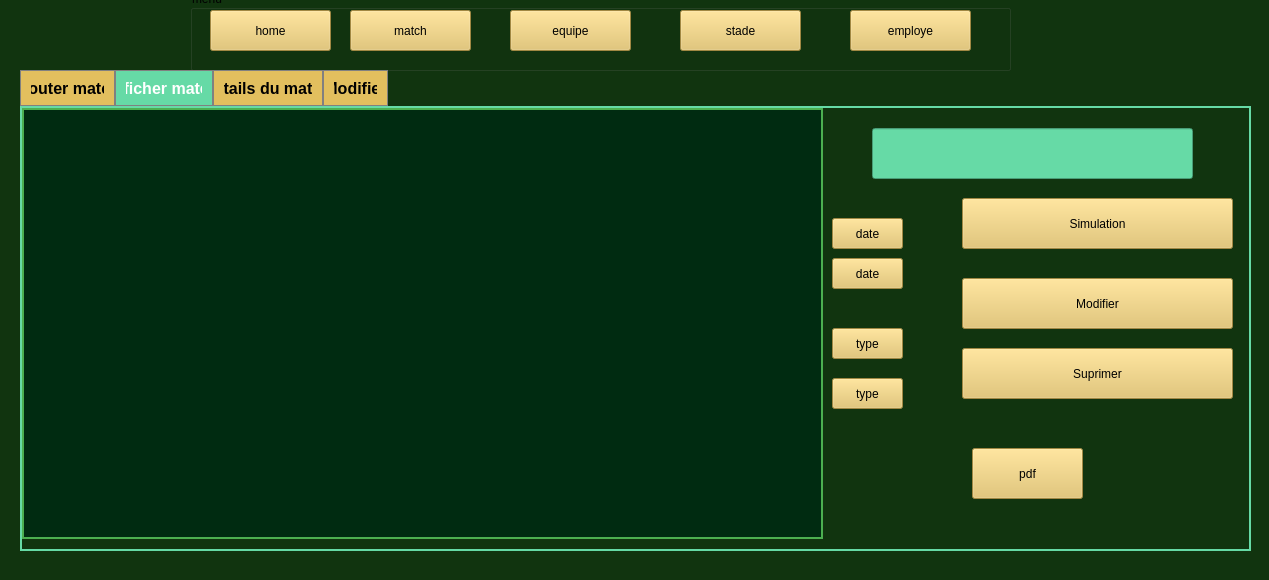
<?xml version="1.0" encoding="UTF-8"?>
<ui version="4.0">
 <class>Match</class>
 <widget class="QMainWindow" name="Match">
  <property name="geometry">
   <rect>
    <x>0</x>
    <y>0</y>
    <width>1269</width>
    <height>580</height>
   </rect>
  </property>
  <property name="windowTitle">
   <string>Match</string>
  </property>
  <property name="styleSheet">
   <string notr="true">background-color: rgb(17, 52, 15);</string>
  </property>
  <widget class="QWidget" name="centralwidget">
   <widget class="QGroupBox" name="groupBox">
    <property name="geometry">
     <rect>
      <x>190</x>
      <y>-10</y>
      <width>821</width>
      <height>81</height>
     </rect>
    </property>
    <property name="styleSheet">
     <string notr="true"/>
    </property>
    <property name="title">
     <string>menu</string>
    </property>
    <widget class="QPushButton" name="pushButton">
     <property name="geometry">
      <rect>
       <x>20</x>
       <y>20</y>
       <width>121</width>
       <height>41</height>
      </rect>
     </property>
     <property name="styleSheet">
      <string notr="true">background-color: rgb(226, 191, 94);
color: rgb(0, 0, 0);
font: 600 11pt &quot;Segoe UI&quot;;
selection-background-color: rgb(227, 172, 7);</string>
     </property>
     <property name="text">
      <string>home</string>
     </property>
    </widget>
    <widget class="QPushButton" name="pushButton_3">
     <property name="geometry">
      <rect>
       <x>160</x>
       <y>20</y>
       <width>121</width>
       <height>41</height>
      </rect>
     </property>
     <property name="styleSheet">
      <string notr="true">background-color: rgb(226, 191, 94);
color: rgb(0, 0, 0);
font: 600 11pt &quot;Segoe UI&quot;;
selection-background-color: rgb(227, 172, 7);</string>
     </property>
     <property name="text">
      <string>match</string>
     </property>
    </widget>
    <widget class="QPushButton" name="pushButton_4">
     <property name="geometry">
      <rect>
       <x>320</x>
       <y>20</y>
       <width>121</width>
       <height>41</height>
      </rect>
     </property>
     <property name="styleSheet">
      <string notr="true">background-color: rgb(226, 191, 94);
color: rgb(0, 0, 0);
font: 600 11pt &quot;Segoe UI&quot;;
selection-background-color: rgb(227, 172, 7);</string>
     </property>
     <property name="text">
      <string>equipe</string>
     </property>
    </widget>
    <widget class="QPushButton" name="pushButton_5">
     <property name="geometry">
      <rect>
       <x>490</x>
       <y>20</y>
       <width>121</width>
       <height>41</height>
      </rect>
     </property>
     <property name="styleSheet">
      <string notr="true">background-color: rgb(226, 191, 94);
color: rgb(0, 0, 0);
font: 600 11pt &quot;Segoe UI&quot;;
selection-background-color: rgb(227, 172, 7);</string>
     </property>
     <property name="text">
      <string>stade</string>
     </property>
    </widget>
    <widget class="QPushButton" name="pushButton_6">
     <property name="geometry">
      <rect>
       <x>660</x>
       <y>20</y>
       <width>121</width>
       <height>41</height>
      </rect>
     </property>
     <property name="styleSheet">
      <string notr="true">background-color: rgb(226, 191, 94);
color: rgb(0, 0, 0);
font: 600 11pt &quot;Segoe UI&quot;;
selection-background-color: rgb(227, 172, 7);</string>
     </property>
     <property name="text">
      <string>employe</string>
     </property>
    </widget>
   </widget>
   <widget class="QLabel" name="label_9">
    <property name="geometry">
     <rect>
      <x>30</x>
      <y>-10</y>
      <width>141</width>
      <height>81</height>
     </rect>
    </property>
    <property name="styleSheet">
     <string notr="true">border-image: url(:/logo/assetes/logo/logo_app.png);

</string>
    </property>
    <property name="text">
     <string/>
    </property>
    <property name="pixmap">
     <pixmap>assetes/logo/logo_app.png</pixmap>
    </property>
    <property name="scaledContents">
     <bool>true</bool>
    </property>
   </widget>
   <widget class="QTabWidget" name="tabWidget">
    <property name="geometry">
     <rect>
      <x>20</x>
      <y>70</y>
      <width>1231</width>
      <height>481</height>
     </rect>
    </property>
    <property name="styleSheet">
     <string notr="true">QTabWidget::pane {
	font: 600 10pt &quot;Segoe UI&quot;;
    border: 2px solid  rgb(102, 218, 166); /* Green border */
    background: #F0F0F0;
}

QTabBar::tab {
    background-color: rgb(226, 191, 94);
    color: black;
    padding: 10px;
    border: 1px solid gray;
 font-size: 16px;
    font-weight: bold;
}

QTabBar::tab:selected {
background-color: rgb(102, 218, 166);
    color: white;
    font-weight: bold;
}

QTabBar::tab:hover {
    background: #FF9800; /* Orange when hovered */
    color: white;
}
</string>
    </property>
    <property name="currentIndex">
     <number>1</number>
    </property>
    <widget class="QWidget" name="tab_3">
     <attribute name="title">
      <string>ajouter match</string>
     </attribute>
     <widget class="QGroupBox" name="groupBox_2">
      <property name="geometry">
       <rect>
        <x>10</x>
        <y>0</y>
        <width>1211</width>
        <height>421</height>
       </rect>
      </property>
      <property name="title">
       <string>ajout match</string>
      </property>
      <widget class="QLabel" name="label_7">
       <property name="geometry">
        <rect>
         <x>130</x>
         <y>110</y>
         <width>191</width>
         <height>41</height>
        </rect>
       </property>
       <property name="styleSheet">
        <string notr="true">background-color: rgb(99, 99, 99);
font: 14pt &quot;Trebuchet MS&quot;;
color: rgb(255, 255, 255);</string>
       </property>
       <property name="text">
        <string>&lt;html&gt;&lt;head/&gt;&lt;body&gt;&lt;p align=&quot;center&quot;&gt;date&lt;/p&gt;&lt;/body&gt;&lt;/html&gt;</string>
       </property>
      </widget>
      <widget class="QLabel" name="label_8">
       <property name="geometry">
        <rect>
         <x>130</x>
         <y>160</y>
         <width>191</width>
         <height>41</height>
        </rect>
       </property>
       <property name="styleSheet">
        <string notr="true">background-color: rgb(99, 99, 99);
font: 14pt &quot;Trebuchet MS&quot;;
color: rgb(255, 255, 255);</string>
       </property>
       <property name="text">
        <string>&lt;html&gt;&lt;head/&gt;&lt;body&gt;&lt;p align=&quot;center&quot;&gt;equipe 1&lt;/p&gt;&lt;/body&gt;&lt;/html&gt;</string>
       </property>
      </widget>
      <widget class="QLabel" name="label_11">
       <property name="geometry">
        <rect>
         <x>130</x>
         <y>210</y>
         <width>191</width>
         <height>41</height>
        </rect>
       </property>
       <property name="styleSheet">
        <string notr="true">background-color: rgb(99, 99, 99);
font: 14pt &quot;Trebuchet MS&quot;;
color: rgb(255, 255, 255);</string>
       </property>
       <property name="text">
        <string>&lt;html&gt;&lt;head/&gt;&lt;body&gt;&lt;p align=&quot;center&quot;&gt;equipe 2&lt;/p&gt;&lt;/body&gt;&lt;/html&gt;</string>
       </property>
      </widget>
      <widget class="QLabel" name="label_12">
       <property name="geometry">
        <rect>
         <x>660</x>
         <y>170</y>
         <width>191</width>
         <height>41</height>
        </rect>
       </property>
       <property name="styleSheet">
        <string notr="true">background-color: rgb(99, 99, 99);
font: 14pt &quot;Trebuchet MS&quot;;
color: rgb(255, 255, 255);</string>
       </property>
       <property name="text">
        <string>&lt;html&gt;&lt;head/&gt;&lt;body&gt;&lt;p align=&quot;center&quot;&gt;type du match&lt;/p&gt;&lt;/body&gt;&lt;/html&gt;</string>
       </property>
      </widget>
      <widget class="QLabel" name="label_13">
       <property name="geometry">
        <rect>
         <x>380</x>
         <y>20</y>
         <width>461</width>
         <height>41</height>
        </rect>
       </property>
       <property name="styleSheet">
        <string notr="true">background-color: rgb(24, 168, 132);
font: 14pt &quot;Trebuchet MS&quot;;
color: rgb(255, 255, 255);</string>
       </property>
       <property name="text">
        <string>&lt;html&gt;&lt;head/&gt;&lt;body&gt;&lt;p align=&quot;center&quot;&gt; ajouter match&lt;/p&gt;&lt;/body&gt;&lt;/html&gt;</string>
       </property>
      </widget>
      <widget class="QDateEdit" name="dateEdit">
       <property name="geometry">
        <rect>
         <x>360</x>
         <y>110</y>
         <width>191</width>
         <height>41</height>
        </rect>
       </property>
       <property name="styleSheet">
        <string notr="true">background-color: rgb(24, 168, 132);
color: rgb(255, 255, 255);
font: 700 13pt &quot;Segoe UI&quot;;
qproperty-alignment: 'AlignCenter';</string>
       </property>
      </widget>
      <widget class="QComboBox" name="equip1_ajout">
       <property name="geometry">
        <rect>
         <x>360</x>
         <y>160</y>
         <width>191</width>
         <height>41</height>
        </rect>
       </property>
       <property name="styleSheet">
        <string notr="true">background-color: rgb(24, 168, 132);
color: rgb(255, 255, 255);
font: 700 13pt &quot;Segoe UI&quot;;
</string>
       </property>
      </widget>
      <widget class="QComboBox" name="equip2_ajout">
       <property name="geometry">
        <rect>
         <x>360</x>
         <y>210</y>
         <width>191</width>
         <height>41</height>
        </rect>
       </property>
       <property name="styleSheet">
        <string notr="true">background-color: rgb(24, 168, 132);
color: rgb(255, 255, 255);
font: 700 13pt &quot;Segoe UI&quot;;
</string>
       </property>
      </widget>
      <widget class="QComboBox" name="type_ajout">
       <property name="geometry">
        <rect>
         <x>870</x>
         <y>170</y>
         <width>191</width>
         <height>41</height>
        </rect>
       </property>
       <property name="styleSheet">
        <string notr="true">background-color: rgb(24, 168, 132);
color: rgb(255, 255, 255);
font: 700 13pt &quot;Segoe UI&quot;;
</string>
       </property>
       <item>
        <property name="text">
         <string>Champions League</string>
        </property>
       </item>
       <item>
        <property name="text">
         <string>Ligue</string>
        </property>
       </item>
       <item>
        <property name="text">
         <string>Amical</string>
        </property>
       </item>
      </widget>
      <widget class="QPushButton" name="bt_ajouter">
       <property name="geometry">
        <rect>
         <x>540</x>
         <y>320</y>
         <width>201</width>
         <height>51</height>
        </rect>
       </property>
       <property name="styleSheet">
        <string notr="true">background-color: rgb(226, 191, 94);
color: rgb(0, 0, 0);
font: 600 11pt &quot;Segoe UI&quot;;
selection-background-color: rgb(227, 172, 7);</string>
       </property>
       <property name="text">
        <string>ajouter</string>
       </property>
      </widget>
      <widget class="QLabel" name="label_14">
       <property name="geometry">
        <rect>
         <x>660</x>
         <y>110</y>
         <width>191</width>
         <height>41</height>
        </rect>
       </property>
       <property name="styleSheet">
        <string notr="true">background-color: rgb(99, 99, 99);
font: 14pt &quot;Trebuchet MS&quot;;
color: rgb(255, 255, 255);</string>
       </property>
       <property name="text">
        <string>&lt;html&gt;&lt;head/&gt;&lt;body&gt;&lt;p align=&quot;center&quot;&gt;Stade&lt;/p&gt;&lt;/body&gt;&lt;/html&gt;</string>
       </property>
      </widget>
      <widget class="QComboBox" name="stad_ajout">
       <property name="geometry">
        <rect>
         <x>870</x>
         <y>110</y>
         <width>191</width>
         <height>41</height>
        </rect>
       </property>
       <property name="styleSheet">
        <string notr="true">background-color: rgb(24, 168, 132);
color: rgb(255, 255, 255);
font: 700 13pt &quot;Segoe UI&quot;;
</string>
       </property>
      </widget>
     </widget>
    </widget>
    <widget class="QWidget" name="tab_2">
     <attribute name="title">
      <string>afficher match</string>
     </attribute>
     <widget class="QTableView" name="tab_match">
      <property name="geometry">
       <rect>
        <x>0</x>
        <y>0</y>
        <width>801</width>
        <height>431</height>
       </rect>
      </property>
      <property name="whatsThis">
       <string>&lt;html&gt;&lt;head/&gt;&lt;body&gt;&lt;p align=&quot;center&quot;&gt;&lt;br/&gt;&lt;/p&gt;&lt;/body&gt;&lt;/html&gt;</string>
      </property>
      <property name="styleSheet">
       <string notr="true">QTableView {
    background-color: #002b11;
    color: #ffffff;
    font-size: 16px;
    font-family: &quot;Segoe UI&quot;, sans-serif;
    border: 2px solid #4CAF50;
    gridline-color: #4CAF50;
    selection-background-color: #28a745;
    selection-color: white;
    alternate-background-color: #144d29;
}

QTableView::item {
    padding: 8px;
    border-bottom: 1px solid #3e8e41;
}

QTableView::item:hover {
    background-color: #66ff99;
    color: #000;
}

QTableView::item:selected {
    background-color: #28a745;
    color: white;
}

QHeaderView::section {
    background-color: #a3f7bf;
    color: #003300;
    padding: 7px;
    font-size: 18px;
    font-weight: bold;
    border: 1px solid #388E3C;
    text-align: center;
}</string>
      </property>
      <property name="lineWidth">
       <number>1</number>
      </property>
      <attribute name="horizontalHeaderMinimumSectionSize">
       <number>150</number>
      </attribute>
      <attribute name="horizontalHeaderStretchLastSection">
       <bool>true</bool>
      </attribute>
     </widget>
     <widget class="QPushButton" name="bt_simulation">
      <property name="geometry">
       <rect>
        <x>940</x>
        <y>90</y>
        <width>271</width>
        <height>51</height>
       </rect>
      </property>
      <property name="styleSheet">
       <string notr="true">background-color: rgb(226, 191, 94);
color: rgb(0, 0, 0);
font: 600 11pt &quot;Segoe UI&quot;;
selection-background-color: rgb(227, 172, 7);</string>
      </property>
      <property name="text">
       <string>Simulation</string>
      </property>
     </widget>
     <widget class="QLineEdit" name="recherch">
      <property name="geometry">
       <rect>
        <x>850</x>
        <y>20</y>
        <width>321</width>
        <height>51</height>
       </rect>
      </property>
      <property name="styleSheet">
       <string notr="true">background-color: rgb(102, 218, 166);
font: 600 12pt &quot;Segoe UI&quot;;
color: rgb(255, 255, 255);</string>
      </property>
     </widget>
     <widget class="QPushButton" name="bt_modifier">
      <property name="geometry">
       <rect>
        <x>940</x>
        <y>170</y>
        <width>271</width>
        <height>51</height>
       </rect>
      </property>
      <property name="styleSheet">
       <string notr="true">background-color: rgb(226, 191, 94);
color: rgb(0, 0, 0);
font: 600 11pt &quot;Segoe UI&quot;;
selection-background-color: rgb(227, 172, 7);</string>
      </property>
      <property name="text">
       <string>Modifier</string>
      </property>
     </widget>
     <widget class="QPushButton" name="bt_supprimer">
      <property name="geometry">
       <rect>
        <x>940</x>
        <y>240</y>
        <width>271</width>
        <height>51</height>
       </rect>
      </property>
      <property name="styleSheet">
       <string notr="true">background-color: rgb(226, 191, 94);
color: rgb(0, 0, 0);
font: 600 11pt &quot;Segoe UI&quot;;
selection-background-color: rgb(227, 172, 7);</string>
      </property>
      <property name="text">
       <string>Suprimer</string>
      </property>
     </widget>
     <widget class="QPushButton" name="bt_tri">
      <property name="geometry">
       <rect>
        <x>810</x>
        <y>110</y>
        <width>71</width>
        <height>31</height>
       </rect>
      </property>
      <property name="styleSheet">
       <string notr="true">background-color: rgb(226, 191, 94);
color: rgb(0, 0, 0);
font: 600 11pt &quot;Segoe UI&quot;;
selection-background-color: rgb(227, 172, 7);</string>
      </property>
      <property name="text">
       <string>date</string>
      </property>
      <property name="icon">
       <iconset theme="QIcon::ThemeIcon::GoUp"/>
      </property>
     </widget>
     <widget class="QPushButton" name="bt_tri_2">
      <property name="geometry">
       <rect>
        <x>810</x>
        <y>220</y>
        <width>71</width>
        <height>31</height>
       </rect>
      </property>
      <property name="styleSheet">
       <string notr="true">background-color: rgb(226, 191, 94);
color: rgb(0, 0, 0);
font: 600 11pt &quot;Segoe UI&quot;;
selection-background-color: rgb(227, 172, 7);</string>
      </property>
      <property name="text">
       <string>type</string>
      </property>
      <property name="icon">
       <iconset theme="QIcon::ThemeIcon::GoUp"/>
      </property>
     </widget>
     <widget class="QPushButton" name="bt_pdf">
      <property name="geometry">
       <rect>
        <x>950</x>
        <y>340</y>
        <width>111</width>
        <height>51</height>
       </rect>
      </property>
      <property name="styleSheet">
       <string notr="true">background-color: rgb(226, 191, 94);
color: rgb(0, 0, 0);
font: 600 11pt &quot;Segoe UI&quot;;
selection-background-color: rgb(227, 172, 7);</string>
      </property>
      <property name="text">
       <string>pdf</string>
      </property>
     </widget>
     <widget class="QPushButton" name="bt_tri_type_dec">
      <property name="geometry">
       <rect>
        <x>810</x>
        <y>270</y>
        <width>71</width>
        <height>31</height>
       </rect>
      </property>
      <property name="styleSheet">
       <string notr="true">background-color: rgb(226, 191, 94);
color: rgb(0, 0, 0);
font: 600 11pt &quot;Segoe UI&quot;;
selection-background-color: rgb(227, 172, 7);</string>
      </property>
      <property name="text">
       <string>type</string>
      </property>
      <property name="icon">
       <iconset theme="QIcon::ThemeIcon::GoDown"/>
      </property>
     </widget>
     <widget class="QPushButton" name="bt_tri_date_dec">
      <property name="geometry">
       <rect>
        <x>810</x>
        <y>150</y>
        <width>71</width>
        <height>31</height>
       </rect>
      </property>
      <property name="styleSheet">
       <string notr="true">background-color: rgb(226, 191, 94);
color: rgb(0, 0, 0);
font: 600 11pt &quot;Segoe UI&quot;;
selection-background-color: rgb(227, 172, 7);</string>
      </property>
      <property name="text">
       <string>date</string>
      </property>
      <property name="icon">
       <iconset theme="QIcon::ThemeIcon::GoDown"/>
      </property>
     </widget>
    </widget>
    <widget class="QWidget" name="tab">
     <attribute name="title">
      <string>details du match</string>
     </attribute>
     <widget class="QGroupBox" name="groupBox_3">
      <property name="geometry">
       <rect>
        <x>0</x>
        <y>0</y>
        <width>411</width>
        <height>421</height>
       </rect>
      </property>
      <property name="title">
       <string>contenue</string>
      </property>
      <widget class="QLabel" name="lab_equip">
       <property name="geometry">
        <rect>
         <x>20</x>
         <y>20</y>
         <width>371</width>
         <height>51</height>
        </rect>
       </property>
       <property name="whatsThis">
        <string>&lt;html&gt;&lt;head/&gt;&lt;body&gt;&lt;p align=&quot;center&quot;&gt;&lt;br/&gt;&lt;/p&gt;&lt;/body&gt;&lt;/html&gt;</string>
       </property>
       <property name="styleSheet">
        <string notr="true">background-color: rgb(249, 202, 101);
color: rgb(0, 0, 0);
font: 700 12pt &quot;Segoe UI&quot;;
qproperty-alignment: 'AlignCenter';
</string>
       </property>
       <property name="text">
        <string>&lt;html&gt;&lt;head/&gt;&lt;body&gt;&lt;p align=&quot;center&quot;&gt;&lt;br/&gt;&lt;/p&gt;&lt;/body&gt;&lt;/html&gt;</string>
       </property>
      </widget>
      <widget class="QLabel" name="lab_score">
       <property name="geometry">
        <rect>
         <x>20</x>
         <y>80</y>
         <width>371</width>
         <height>51</height>
        </rect>
       </property>
       <property name="styleSheet">
        <string notr="true">background-color: rgb(249, 202, 101);
color: rgb(0, 0, 0);
font: 700 12pt &quot;Segoe UI&quot;;
qproperty-alignment: 'AlignCenter';
</string>
       </property>
       <property name="text">
        <string>&lt;html&gt;&lt;head/&gt;&lt;body&gt;&lt;p align=&quot;center&quot;&gt;&lt;br/&gt;&lt;/p&gt;&lt;/body&gt;&lt;/html&gt;</string>
       </property>
      </widget>
      <widget class="QLabel" name="lab_stad">
       <property name="geometry">
        <rect>
         <x>20</x>
         <y>140</y>
         <width>371</width>
         <height>51</height>
        </rect>
       </property>
       <property name="styleSheet">
        <string notr="true">background-color: rgb(249, 202, 101);
color: rgb(0, 0, 0);
font: 700 12pt &quot;Segoe UI&quot;;
qproperty-alignment: 'AlignCenter';
</string>
       </property>
       <property name="text">
        <string>&lt;html&gt;&lt;head/&gt;&lt;body&gt;&lt;p align=&quot;center&quot;&gt;&lt;br/&gt;&lt;/p&gt;&lt;/body&gt;&lt;/html&gt;</string>
       </property>
      </widget>
      <widget class="QLabel" name="lab_date">
       <property name="geometry">
        <rect>
         <x>20</x>
         <y>200</y>
         <width>371</width>
         <height>51</height>
        </rect>
       </property>
       <property name="styleSheet">
        <string notr="true">background-color: rgb(249, 202, 101);
color: rgb(0, 0, 0);
font: 700 12pt &quot;Segoe UI&quot;;
qproperty-alignment: 'AlignCenter';
</string>
       </property>
       <property name="text">
        <string>&lt;html&gt;&lt;head/&gt;&lt;body&gt;&lt;p align=&quot;center&quot;&gt;&lt;br/&gt;&lt;/p&gt;&lt;/body&gt;&lt;/html&gt;</string>
       </property>
      </widget>
      <widget class="QLabel" name="lab_type">
       <property name="geometry">
        <rect>
         <x>20</x>
         <y>260</y>
         <width>371</width>
         <height>51</height>
        </rect>
       </property>
       <property name="styleSheet">
        <string notr="true">background-color: rgb(249, 202, 101);
color: rgb(0, 0, 0);
font: 700 12pt &quot;Segoe UI&quot;;
qproperty-alignment: 'AlignCenter';
</string>
       </property>
       <property name="text">
        <string>&lt;html&gt;&lt;head/&gt;&lt;body&gt;&lt;p align=&quot;center&quot;&gt;&lt;br/&gt;&lt;/p&gt;&lt;/body&gt;&lt;/html&gt;</string>
       </property>
      </widget>
      <widget class="QLabel" name="lab_pre">
       <property name="geometry">
        <rect>
         <x>20</x>
         <y>320</y>
         <width>371</width>
         <height>91</height>
        </rect>
       </property>
       <property name="styleSheet">
        <string notr="true">background-color: rgb(249, 202, 101);
color: rgb(0, 0, 0);
font: 600 10pt &quot;Segoe UI&quot;;
qproperty-alignment: 'AlignTop | AlignHCenter';
</string>
       </property>
       <property name="text">
        <string>&lt;html&gt;&lt;head/&gt;&lt;body&gt;&lt;p align=&quot;center&quot;&gt;&lt;br/&gt;&lt;/p&gt;&lt;/body&gt;&lt;/html&gt;</string>
       </property>
      </widget>
     </widget>
     <widget class="QGraphicsView" name="match_sim">
      <property name="geometry">
       <rect>
        <x>425</x>
        <y>11</y>
        <width>791</width>
        <height>401</height>
       </rect>
      </property>
      <property name="styleSheet">
       <string notr="true">border-image:url(:/img/assetes/img/terain.png)</string>
      </property>
     </widget>
    </widget>
    <widget class="QWidget" name="tab_4">
     <attribute name="title">
      <string>Modifier</string>
     </attribute>
     <widget class="QGroupBox" name="groupBox_4">
      <property name="geometry">
       <rect>
        <x>10</x>
        <y>0</y>
        <width>1211</width>
        <height>421</height>
       </rect>
      </property>
      <property name="title">
       <string>ajout match</string>
      </property>
      <widget class="QLabel" name="label_20">
       <property name="geometry">
        <rect>
         <x>140</x>
         <y>90</y>
         <width>191</width>
         <height>41</height>
        </rect>
       </property>
       <property name="styleSheet">
        <string notr="true">background-color: rgb(99, 99, 99);
font: 14pt &quot;Trebuchet MS&quot;;
color: rgb(255, 255, 255);</string>
       </property>
       <property name="text">
        <string>&lt;html&gt;&lt;head/&gt;&lt;body&gt;&lt;p align=&quot;center&quot;&gt;date&lt;/p&gt;&lt;/body&gt;&lt;/html&gt;</string>
       </property>
      </widget>
      <widget class="QLabel" name="label_21">
       <property name="geometry">
        <rect>
         <x>350</x>
         <y>90</y>
         <width>191</width>
         <height>41</height>
        </rect>
       </property>
       <property name="styleSheet">
        <string notr="true">background-color: rgb(99, 99, 99);
font: 14pt &quot;Trebuchet MS&quot;;
color: rgb(255, 255, 255);</string>
       </property>
       <property name="text">
        <string>&lt;html&gt;&lt;head/&gt;&lt;body&gt;&lt;p align=&quot;center&quot;&gt;equipe 1&lt;/p&gt;&lt;/body&gt;&lt;/html&gt;</string>
       </property>
      </widget>
      <widget class="QLabel" name="label_22">
       <property name="geometry">
        <rect>
         <x>560</x>
         <y>90</y>
         <width>191</width>
         <height>41</height>
        </rect>
       </property>
       <property name="styleSheet">
        <string notr="true">background-color: rgb(99, 99, 99);
font: 14pt &quot;Trebuchet MS&quot;;
color: rgb(255, 255, 255);</string>
       </property>
       <property name="text">
        <string>&lt;html&gt;&lt;head/&gt;&lt;body&gt;&lt;p align=&quot;center&quot;&gt;equipe 2&lt;/p&gt;&lt;/body&gt;&lt;/html&gt;</string>
       </property>
      </widget>
      <widget class="QLabel" name="label_23">
       <property name="geometry">
        <rect>
         <x>1000</x>
         <y>90</y>
         <width>191</width>
         <height>41</height>
        </rect>
       </property>
       <property name="styleSheet">
        <string notr="true">background-color: rgb(99, 99, 99);
font: 14pt &quot;Trebuchet MS&quot;;
color: rgb(255, 255, 255);</string>
       </property>
       <property name="text">
        <string>&lt;html&gt;&lt;head/&gt;&lt;body&gt;&lt;p align=&quot;center&quot;&gt;type du match&lt;/p&gt;&lt;/body&gt;&lt;/html&gt;</string>
       </property>
      </widget>
      <widget class="QLabel" name="label_24">
       <property name="geometry">
        <rect>
         <x>380</x>
         <y>20</y>
         <width>461</width>
         <height>41</height>
        </rect>
       </property>
       <property name="styleSheet">
        <string notr="true">background-color: rgb(24, 168, 132);
font: 14pt &quot;Trebuchet MS&quot;;
color: rgb(255, 255, 255);</string>
       </property>
       <property name="text">
        <string>&lt;html&gt;&lt;head/&gt;&lt;body&gt;&lt;p align=&quot;center&quot;&gt;Modifier match&lt;/p&gt;&lt;/body&gt;&lt;/html&gt;</string>
       </property>
      </widget>
      <widget class="QDateEdit" name="date_MOD">
       <property name="geometry">
        <rect>
         <x>140</x>
         <y>170</y>
         <width>191</width>
         <height>41</height>
        </rect>
       </property>
       <property name="styleSheet">
        <string notr="true">background-color: rgb(24, 168, 132);
color: rgb(255, 255, 255);
font: 700 13pt &quot;Segoe UI&quot;;
qproperty-alignment: 'AlignCenter';</string>
       </property>
      </widget>
      <widget class="QComboBox" name="equip1_MOD">
       <property name="geometry">
        <rect>
         <x>350</x>
         <y>170</y>
         <width>191</width>
         <height>41</height>
        </rect>
       </property>
       <property name="styleSheet">
        <string notr="true">background-color: rgb(24, 168, 132);
color: rgb(255, 255, 255);
font: 700 13pt &quot;Segoe UI&quot;;
</string>
       </property>
      </widget>
      <widget class="QComboBox" name="equip2_MOD">
       <property name="geometry">
        <rect>
         <x>560</x>
         <y>170</y>
         <width>191</width>
         <height>41</height>
        </rect>
       </property>
       <property name="styleSheet">
        <string notr="true">background-color: rgb(24, 168, 132);
color: rgb(255, 255, 255);
font: 700 13pt &quot;Segoe UI&quot;;
</string>
       </property>
      </widget>
      <widget class="QComboBox" name="type_MOD">
       <property name="geometry">
        <rect>
         <x>1000</x>
         <y>170</y>
         <width>191</width>
         <height>41</height>
        </rect>
       </property>
       <property name="styleSheet">
        <string notr="true">background-color: rgb(24, 168, 132);
color: rgb(255, 255, 255);
font: 700 13pt &quot;Segoe UI&quot;;
</string>
       </property>
       <item>
        <property name="text">
         <string>Champions League</string>
        </property>
       </item>
       <item>
        <property name="text">
         <string>Ligue</string>
        </property>
       </item>
       <item>
        <property name="text">
         <string>Amical</string>
        </property>
       </item>
      </widget>
      <widget class="QPushButton" name="bt_MOD">
       <property name="geometry">
        <rect>
         <x>540</x>
         <y>320</y>
         <width>201</width>
         <height>51</height>
        </rect>
       </property>
       <property name="styleSheet">
        <string notr="true">background-color: rgb(226, 191, 94);
color: rgb(0, 0, 0);
font: 600 11pt &quot;Segoe UI&quot;;
selection-background-color: rgb(227, 172, 7);</string>
       </property>
       <property name="text">
        <string>Modifier</string>
       </property>
      </widget>
      <widget class="QLabel" name="label_25">
       <property name="geometry">
        <rect>
         <x>780</x>
         <y>90</y>
         <width>191</width>
         <height>41</height>
        </rect>
       </property>
       <property name="styleSheet">
        <string notr="true">background-color: rgb(99, 99, 99);
font: 14pt &quot;Trebuchet MS&quot;;
color: rgb(255, 255, 255);</string>
       </property>
       <property name="text">
        <string>&lt;html&gt;&lt;head/&gt;&lt;body&gt;&lt;p align=&quot;center&quot;&gt;Stade&lt;/p&gt;&lt;/body&gt;&lt;/html&gt;</string>
       </property>
      </widget>
      <widget class="QComboBox" name="stad_MOD">
       <property name="geometry">
        <rect>
         <x>780</x>
         <y>170</y>
         <width>191</width>
         <height>41</height>
        </rect>
       </property>
       <property name="styleSheet">
        <string notr="true">background-color: rgb(24, 168, 132);
color: rgb(255, 255, 255);
font: 700 13pt &quot;Segoe UI&quot;;
</string>
       </property>
      </widget>
      <widget class="QLabel" name="match_id">
       <property name="geometry">
        <rect>
         <x>10</x>
         <y>170</y>
         <width>121</width>
         <height>41</height>
        </rect>
       </property>
       <property name="styleSheet">
        <string notr="true">background-color: rgb(99, 99, 99);
font: 14pt &quot;Trebuchet MS&quot;;
color: rgb(255, 255, 255);</string>
       </property>
       <property name="text">
        <string>&lt;html&gt;&lt;head/&gt;&lt;body&gt;&lt;p align=&quot;center&quot;&gt;&lt;br/&gt;&lt;/p&gt;&lt;/body&gt;&lt;/html&gt;</string>
       </property>
      </widget>
     </widget>
    </widget>
   </widget>
  </widget>
  <widget class="QMenuBar" name="menubar">
   <property name="geometry">
    <rect>
     <x>0</x>
     <y>0</y>
     <width>1269</width>
     <height>26</height>
    </rect>
   </property>
  </widget>
  <widget class="QStatusBar" name="statusbar"/>
 </widget>
 <resources/>
 <connections/>
</ui>
